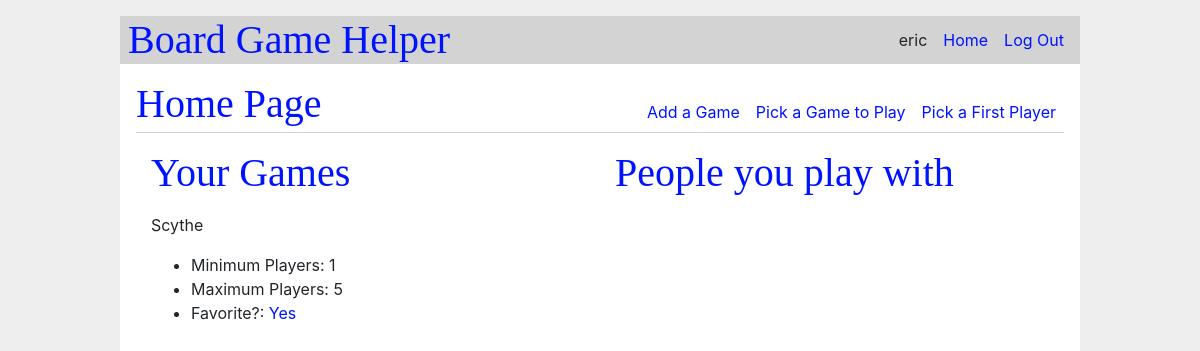
Page / (signed in) on the earlier database version.
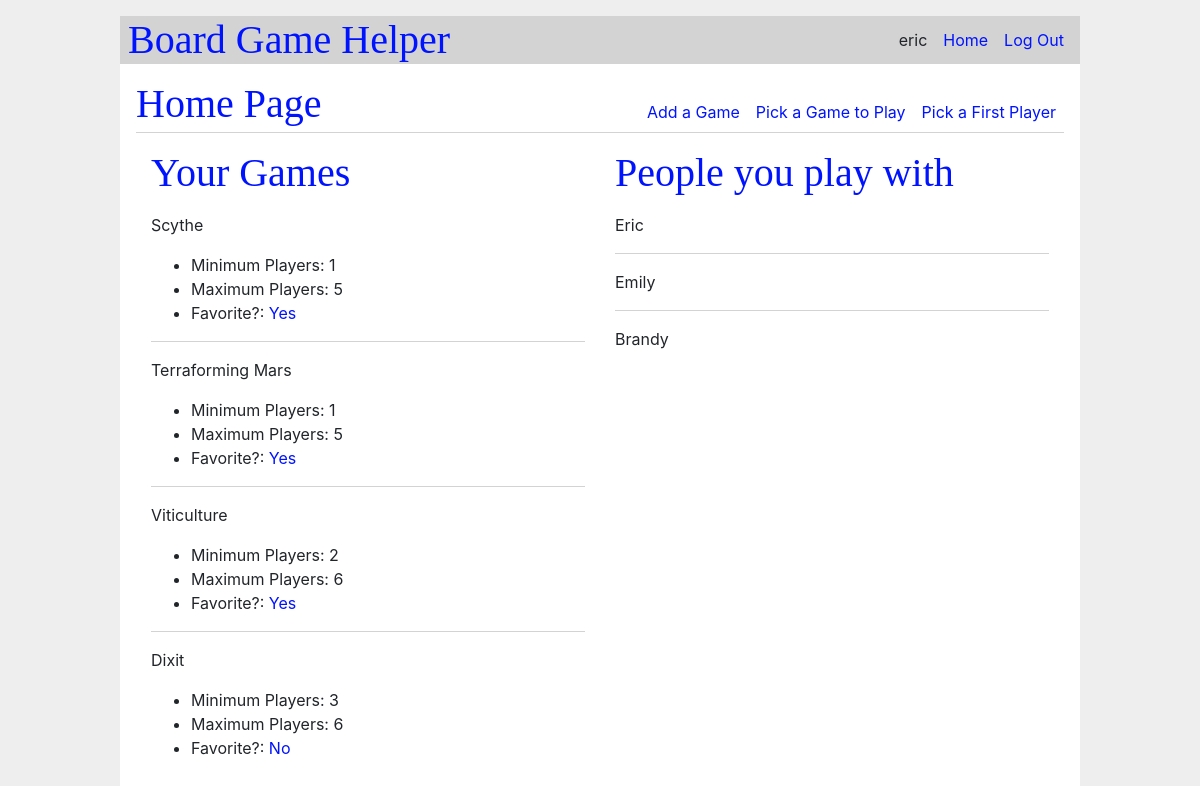
Same page on the later database version.
### tables this page shows
CREATE TABLE user (
  id INTEGER PRIMARY KEY AUTOINCREMENT,
  username TEXT UNIQUE NOT NULL,
  password TEXT NOT NULL
);

CREATE TABLE games (
  id INTEGER UNIQUE NOT NULL,
  name TEXT UNIQUE NOT NULL,
  minplay INTEGER NOT NULL,
  maxplay INTEGER NOT NULL
);

CREATE TABLE players (
    id INTEGER PRIMARY KEY AUTOINCREMENT,
    user_id INTEGER NOT NULL,
    name TEXT NOT NULL,
    games_played INTEGER DEFAULT 0,
    FOREIGN KEY (user_id) REFERENCES user (id)
);

### bghweb/collection.py (the view)
@bp.route('/')
@login_required
def index():
    db = get_db()
    games = db.execute(
        "SELECT g.*, CASE c.favorite WHEN 1 THEN 'Yes' ELSE 'No' END as 'favorite' "
        " FROM collection c LEFT OUTER JOIN games g ON c.game_id = g.id"
        " WHERE c.user_id = ?", (session['user_id'],)
    ).fetchall()
    players = db.execute("SELECT name, games_played FROM players "
                         "WHERE user_id = ?", (session['user_id'],))
    return render_template('collection/index.html', games=games, players=players)

### bghweb/auth.py (called while the page is built)
@bp.before_app_request
def load_logged_in_user():
    user_id = session.get('user_id')
    if user_id is None:
        g.user = None
    else:
        g.user = get_db().execute('SELECT * FROM user where id = ?', (user_id,)).fetchone()

def login_required(view):
    @functools.wraps(view)
    def wrapped_view(**kwargs):
        if g.user is None:
            return redirect(url_for('auth.login'))
        return view(**kwargs)
    return wrapped_view

### bghweb/db.py (called while the page is built)
def get_db():
    if 'db' not in g:
        g.db = sqlite3.connect(
            current_app.config['DATABASE'],
            detect_types=sqlite3.PARSE_DECLTYPES
        )
        g.db.row_factory = sqlite3.Row
    return g.db

### bghweb/templates/collection/index.html
{% extends 'base.html' %}
{% block header %}
  <h1>{% block title %}Home Page{% endblock %}</h1>
    <a class="action" href="{{ url_for('collection.addgame') }}">Add a Game</a>
    <a class="action" href="{{ url_for('collection.pickgame') }}">Pick a Game to Play</a>
    <a class="action" href="{{ url_for('collection.pickplayer') }}">Pick a First Player</a>
{% endblock %}
{% block content %}
<div class="container">
  <div class="row">
  <div class="col-sm">
    <h1>Your Games</h1>
  {% for game in games %}
    <article class="game">
      <p>{{ game['name'] }}</p>
      <ul>
        <li>Minimum Players: {{ game['minplay'] }}</li>
        <li>Maximum Players: {{ game['maxplay'] }}</li>
        <li>Favorite?: <a class="action" href="{{ url_for('collection.togglefavorite', id=game['id']) }}">{{game['favorite']}}</a> </li>
      </ul>
    </article>
    {% if not loop.last %}
      <hr>
    {% endif %}
  {% endfor %}
</div>
  <div class="col-sm">
<h1>People you play with</h1>
  {% for player in players %}
    <article class="player">
      <p>{{ player['name'] }}</
    </article>
    {% if not loop.last %}
      <hr>
    {% endif %}
  {% endfor %}
    </div>
    </div>
  </div>
{% endblock %}

### bghweb/templates/base.html (shortened to what this page needs)
<!DOCTYPE html>
<link rel="stylesheet" href="https://cdn.jsdelivr.net/npm/bootstrap@4.5.3/dist/css/bootstrap.min.css">
<link rel="stylesheet" href="{{ url_for('static', filename='style.css') }}">
<nav>
  <h1>Board Game Helper</h1>
  <ul>
    {% if g.user %}
      <li><span>{{ g.user['username'] }}</span>
      <li><a href="{{ url_for('index') }}">Home</a>
      <li><a href="{{ url_for('auth.logout') }}">Log Out</a>
    {% else %}
      <li><a href="{{ url_for('auth.register') }}">Register</a>
      <li><a href="{{ url_for('auth.login') }}">Log In</a>
    {% endif %}
  </ul>
</nav>
<section class="content">
  <header>
    {% block header %}{% endblock %}
  </header>
  {% block content %}{% endblock %}
</section>

### bghweb/static/style.css (style rules this page uses)
h1 { font-family: serif; color: #0013FF; margin: 1rem 0; }
a { color: #0013FF; }
hr { border: none; border-top: 1px solid lightgray; }
nav { background: lightgray; display: flex; align-items: center; padding: 0 0.5rem; }
nav h1 { flex: auto; margin: 0; }
nav ul { display: flex; list-style: none; margin: 0; padding: 0; }
nav ul li a, nav ul li span, header .action { display: block; padding: 0.5rem; }
.content { padding: 0 1rem 1rem; }
.content > header { border-bottom: 1px solid lightgray; display: flex; align-items: flex-end; }
.content > header h1 { flex: auto; margin: 1rem 0 0.25rem 0; }
.content:last-child { margin-bottom: 0; }

Differences in the rows shown:
added games: name "Terraforming Mars", minplay "1", maxplay "5", favorite "Yes"
added games: name "Viticulture", minplay "2", maxplay "6", favorite "Yes"
added games: name "Dixit", minplay "3", maxplay "6", favorite "No"
added players: name "Eric"
added players: name "Emily"
added players: name "Brandy"
